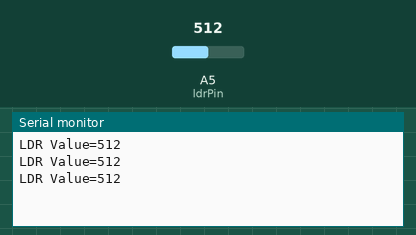
Simulated run of this sketch. Board: Arduino Uno, built with avr-gcc and run on an emulated ATmega328P. Shown: the last lines printed to the serial monitor. The inputs (shaded band) are chosen by the test bench; at power-on: A5 (ldrPin) = 512.

Above: at 1.3 s.
1.4 s: A5 (ldrPin) set to 716
At 1.9 s:
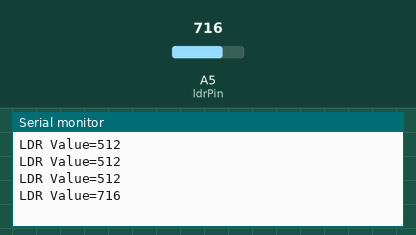
2.9 s: A5 (ldrPin) set to 900
At 3.4 s:
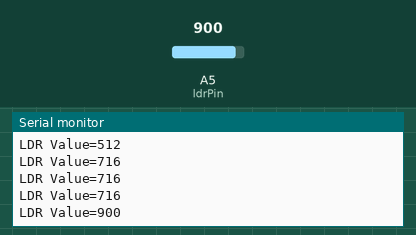
Timing chart, 0 to 5.9 s (numbered marks = the images above; inputs shaded):
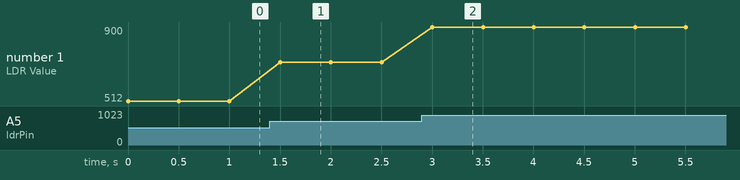

Measured:
- after the input at 1.4 s, the serial monitor: prints a new line after 0.10 s (image 1)
- after the input at 2.9 s, the serial monitor: prints a new line after 0.10 s (image 2)
- plotted number 1: 512 → 716 after the input at 1.4 s, 716 → 900 after the input at 2.9 s

The sketch:

ldr-SerialMonitor.ino
```cpp
/*
 * Program to print the value of LDR
 * in the serial moniotr
 * Noviembre 2017
 * Jose Pujol
 */
const int ldrPin = A5;    // LDR pin number
int sensorValue = 0;        // variable to store the value of LDR

void setup() {
  // open the serial port and stablish the bits/s
  Serial.begin(9600);
}

void loop() {
  // read the value of the sensor
  sensorValue = analogRead(ldrPin);
  // print a text
  Serial.print("LDR Value=");
  // print the value of the sensor
  Serial.println(sensorValue);
  // time to see the value
  delay(500);
}
```
